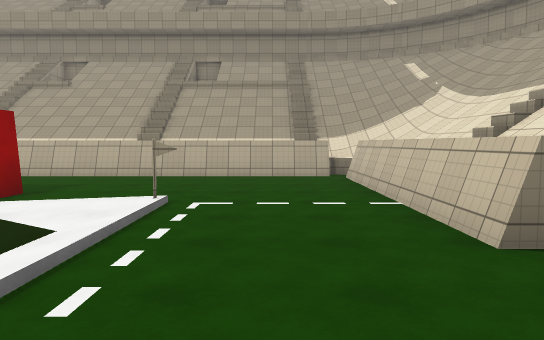
[1] (above)

16 first-person views from a walk through a Unity game level. The camera is 1.5 m above the floor, tilts 4° down and sees 70° across. The floor is counted in squares, 2 m on a side. Each view is taken from the middle of a square. On the plan, view 1 faces up. The plan holds only what a view shows up to about 12 squares ahead; the rest is blank. The place goes on beyond the plan. The player character is not drawn. Surface patterns are stand-ins for the level's own textures.

[2]
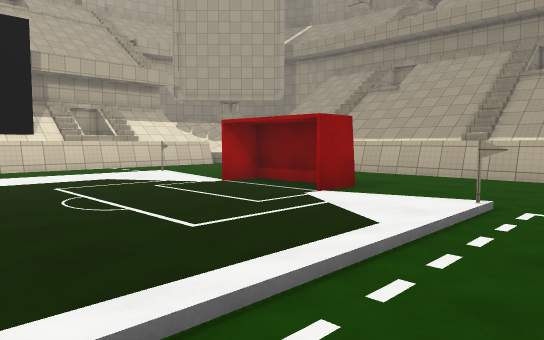

[3]
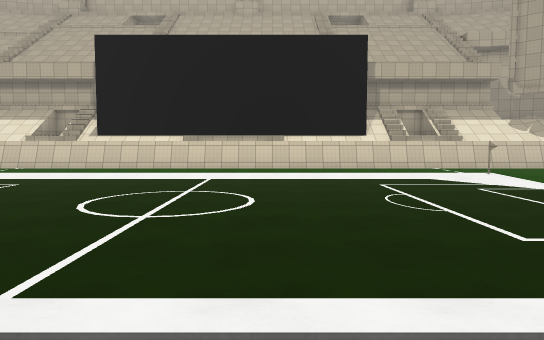

[4]
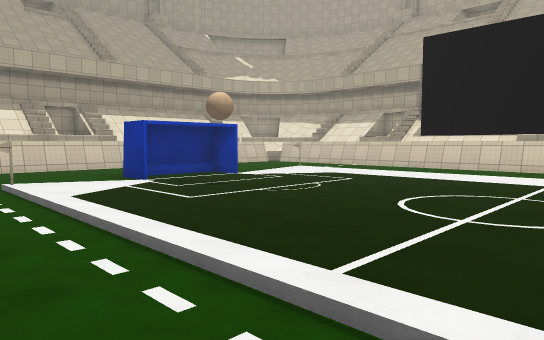

[5]
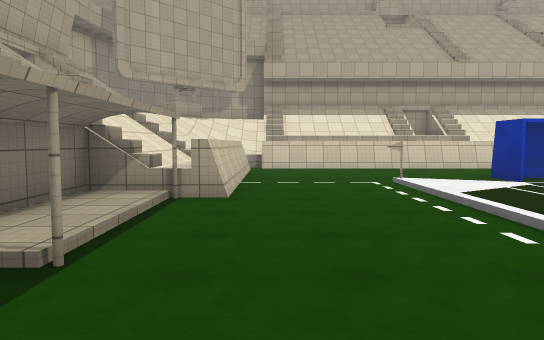

[6]
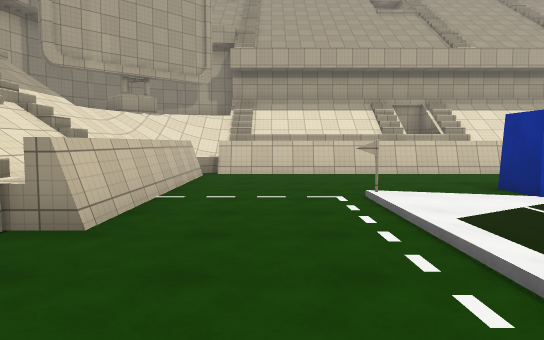

[7]
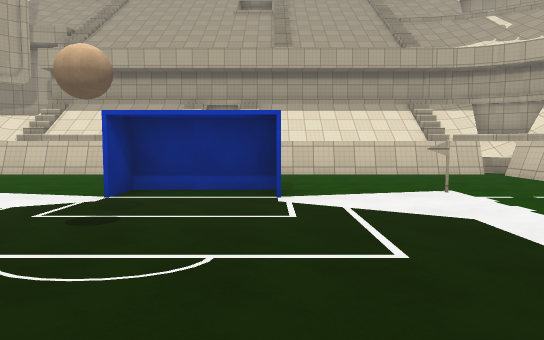

[8]
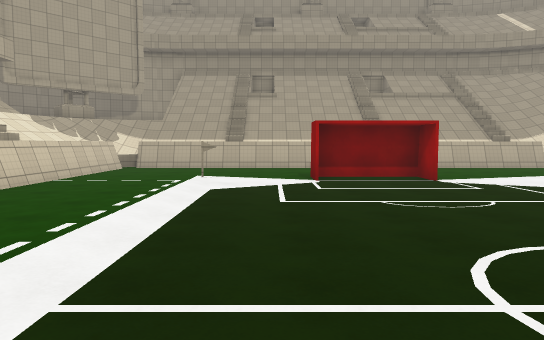

[9]
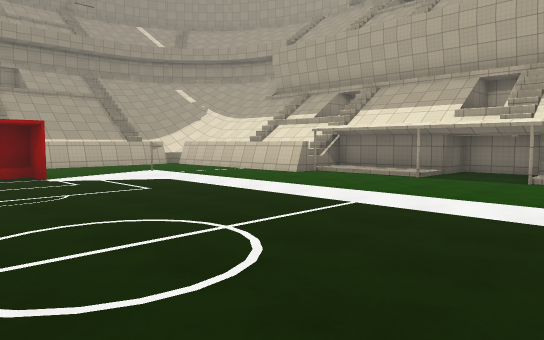

[10]
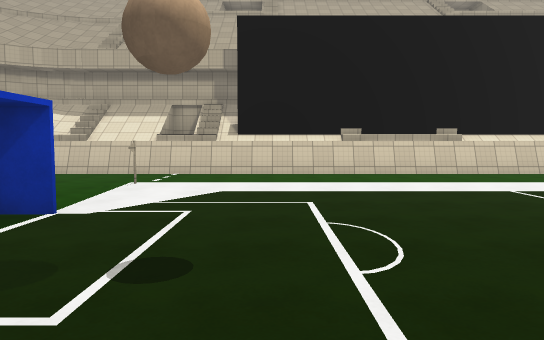

[11]
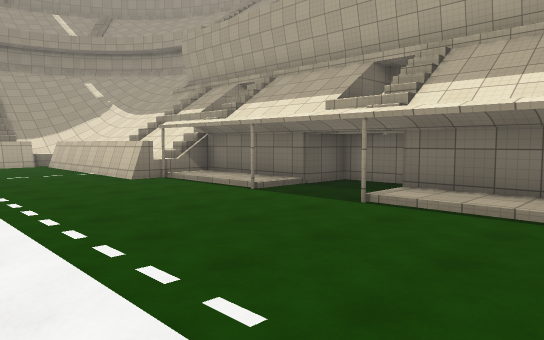

[12]
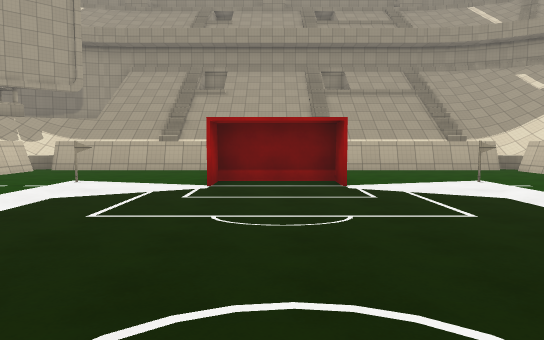

[13]
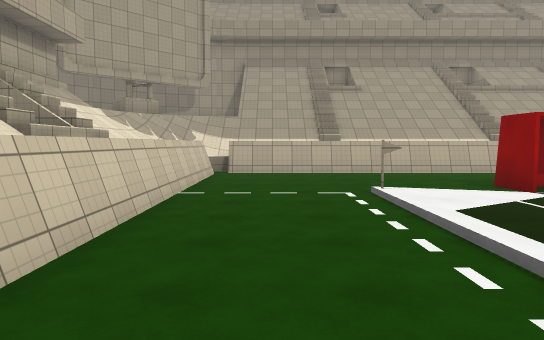

[14]
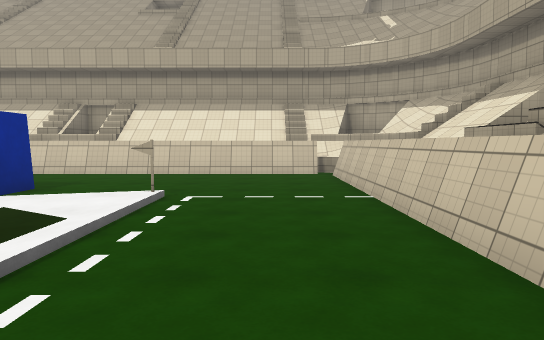

[15]
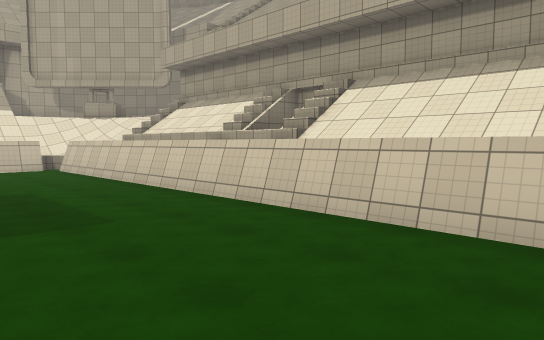

[16]
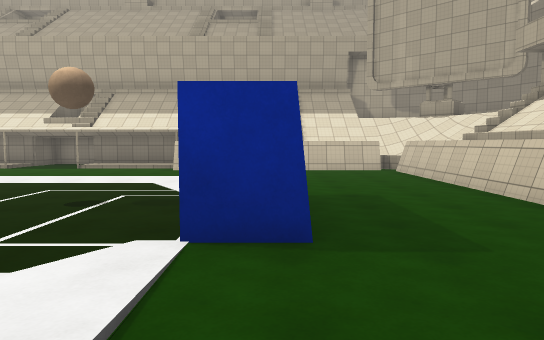

### Floor plan
Key: @ floor where view 1 was taken; # wall or solid block; . main floor; : floor 0.25 m higher than the main floor; / step, stairs or slope; = window, fence, low wall or low ledge; ^ raised ledge; O other object.
Columns run from 13 left of view 1 to 5 right of it. Each row starts with its distance up from view 1.
 11      #    #   #
 10  ^^^^^^^^^^^^^^^#
  9  ^#############^^
  8  #.............^^
  7 ##.............^^
  6  #.....OOO.....^^
  5  #...#.O.O./#..^^
  4  #.............^^
  3  #.............^^#
  2  #..............:#
  1  #..............:#
  0  #...........@.#:##
 -1  #................#
 -2  #.............#..#
 -3  #..............:##
 -4  #..............:#
 -5  #..............=#
 -6  #.............^^
 -7  #...#......#..^^
 -8  #.....OOO.....^^
 -9  #.............^^
-10  #.............^^
-11 #^.............^^
-12 #^^^^^^^^^^^^^^^#
-13  #^^^^^^^#####^#

Positions as (right, up) in squares from view 1, and headings:
1: (0, 0), facing up
2: (0, 0), facing up-left
3: (0, 0), facing left
4: (0, 0), facing down-left
5: (1, 0), facing down
6: (0, -2), facing down
7: (-6, -2), facing down
8: (-7, -3), facing up
9: (-6, -4), facing up-right
10: (-2, -5), facing left
11: (-2, -5), facing up-right
12: (-5, -2), facing up
13: (-10, -1), facing up
14: (-10, -2), facing down
15: (-10, -8), facing down-right
16: (-9, -8), facing right
